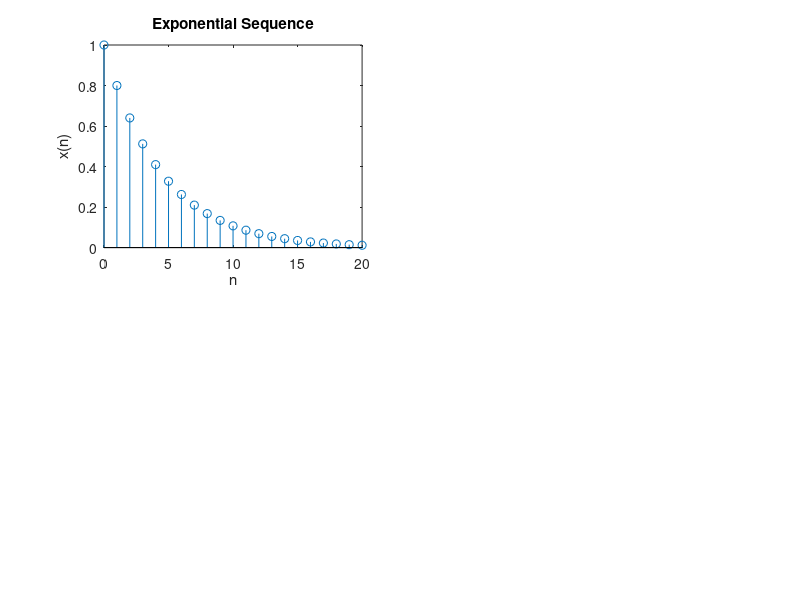

Recreate this plot in MATLAB.
%Exponential sequence: -
N=21;
n=0:N-1;
x2=0.8.^(n);
subplot(2,2,1);
stem(n,x2);
xlabel('n');
ylabel('x(n)');
title('Exponential Sequence');